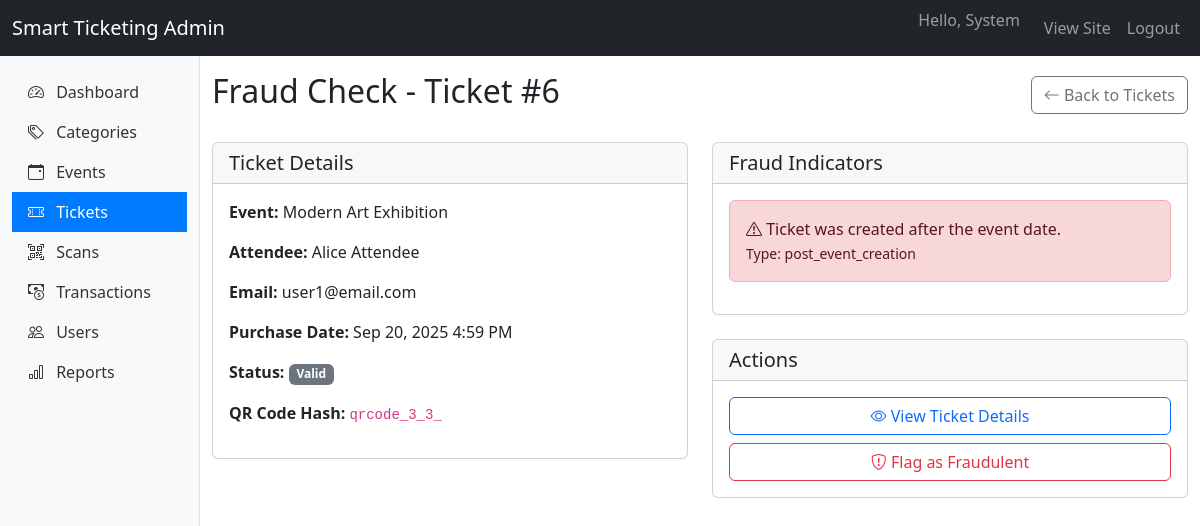
Page /admin/tickets/check/6 (signed in) on the committed database.
### tables this page shows
CREATE TABLE `tickets` (
  `id` int(11) NOT NULL,
  `event_id` int(11) NOT NULL,
  `user_id` int(11) NOT NULL,
  `transaction_id` int(11) DEFAULT NULL,
  `qr_code_hash` varchar(255) NOT NULL,
  `is_scanned` tinyint(1) DEFAULT 0,
  `created_at` timestamp NOT NULL DEFAULT current_timestamp()
);

CREATE TABLE `events` (
  `id` int(11) NOT NULL,
  `organizer_id` int(11) NOT NULL,
  `category_id` int(11) DEFAULT NULL,
  `title` varchar(255) NOT NULL,
  `description` text DEFAULT NULL,
  `venue` varchar(255) NOT NULL,
  `date_time` datetime NOT NULL,
  `event_image` varchar(255) DEFAULT NULL,
  `total_tickets` int(11) NOT NULL,
  `tickets_sold` int(11) DEFAULT 0,
  `price` decimal(10,2) DEFAULT 0.00,
  `status` enum('pending','approved','rejected') DEFAULT 'pending',
  `created_at` timestamp NOT NULL DEFAULT current_timestamp()
);

CREATE TABLE `users` (
  `id` int(11) NOT NULL,
  `username` varchar(50) NOT NULL,
  `email` varchar(100) NOT NULL,
  `password` varchar(255) NOT NULL,
  `role` enum('admin','organizer','attendee') DEFAULT 'attendee',
  `first_name` varchar(50) NOT NULL,
  `last_name` varchar(50) NOT NULL,
  `profile_picture` varchar(255) DEFAULT NULL,
  `created_at` timestamp NOT NULL DEFAULT current_timestamp(),
  `status` enum('active','suspended','pending') DEFAULT 'active'
);

### app/views/admin/tickets/fraud-check.php (the view)
<div class="d-flex justify-content-between align-items-center mb-4">
    <h2>Fraud Check - Ticket #<?= $ticket['id'] ?></h2>
    <a href="<?= BASE_URL ?>/admin/tickets" class="btn btn-outline-secondary">
        <i class="bi bi-arrow-left"></i> Back to Tickets
    </a>
</div>
<div class="row">
    <div class="col-md-6">
        <div class="card mb-4">
            <div class="card-header">
                <h5 class="mb-0">Ticket Details</h5>
            </div>
            <div class="card-body">
                <p><strong>Event:</strong> <?= htmlspecialchars($ticket['event_title']) ?></p>
                <p><strong>Attendee:</strong> <?= htmlspecialchars($ticket['first_name'] . ' ' . $ticket['last_name']) ?></p>
                <p><strong>Email:</strong> <?= htmlspecialchars($ticket['email']) ?></p>
                <p><strong>Purchase Date:</strong> <?= date('M j, Y g:i A', strtotime($ticket['created_at'])) ?></p>
                <p><strong>Status:</strong>
                    <span class="badge bg-<?= $ticket['is_scanned'] ? 'success' : 'secondary' ?>">
                        <?= $ticket['is_scanned'] ? 'Used' : 'Valid' ?>
                    </span>
                </p>
                <p><strong>QR Code Hash:</strong> <code><?= $ticket['qr_code_hash'] ?></code></p>
            </div>
        </div>
    </div>
    <div class="col-md-6">
        <div class="card mb-4">
            <div class="card-header">
                <h5 class="mb-0">Fraud Indicators</h5>
            </div>
            <div class="card-body">
                <?php if (empty($fraudIndicators)): ?>
                    <div class="alert alert-success">
                        <i class="bi bi-check-circle"></i> No fraud indicators detected.
                    </div>
                <?php else: ?>
                    <?php foreach ($fraudIndicators as $indicator): ?>
                        <div class="alert alert-<?= $indicator['severity'] === 'high' ? 'danger' : 'warning' ?>">
                            <i class="bi bi-exclamation-triangle"></i>
                            <?= $indicator['message'] ?>
                            <br>
                            <small>Type: <?= $indicator['type'] ?></small>
                        </div>
                    <?php endforeach; ?>
                <?php endif; ?>
            </div>
        </div>
        <div class="card">
            <div class="card-header">
                <h5 class="mb-0">Actions</h5>
            </div>
            <div class="card-body">
                <div class="d-grid gap-2">
                    <a href="<?= BASE_URL ?>/admin/tickets/view/<?= $ticket['id'] ?>" class="btn btn-outline-primary">
                        <i class="bi bi-eye"></i> View Ticket Details
                    </a>
                    <?php if (!empty($fraudIndicators)): ?>
                        <button class="btn btn-outline-danger">
                            <i class="bi bi-shield-exclamation"></i> Flag as Fraudulent
                        </button>
                    <?php endif; ?>
                </div>
            </div>
        </div>
    </div>
</div>

### app/core/Router.php (shortened to what the rows shown need)
<?php
class Router {
    protected $routes = [
        'GET' => [],
        'POST' => []
    ];
    public function get($path, $controller)
    {
        $this->routes['GET'][$path] = $controller;
    }
    public function post($path, $controller)
    {
        $this->routes['POST'][$path] = $controller;
    }
    public function dispatch($url)
    {
        $method = $_SERVER['REQUEST_METHOD'];
        $url = trim($url, '/');
        foreach ($this->routes[$method] as $route => $controllerAction) {
            $pattern = $this->convertToRegex($route);
            if (preg_match($pattern, $url, $matches)) {
                $params = array_filter($matches, 'is_string', ARRAY_FILTER_USE_KEY);
                $this->callController($controllerAction, $params);
                return;
            }
        }
    }
    protected function convertToRegex($route) {
        $pattern = preg_replace('/\//', '\\/', $route);
        $pattern = preg_replace('/\{([a-zA-Z_][a-zA-Z0-9_]*)\}/', '(?P<$1>[^\/]+)', $pattern);
        return '/^' . $pattern . '$/i';
    }
    protected function callController($controller, $params = []) {
        [$class, $method] = explode('@', $controller);
        $class = "app\\controllers\\" . $class;
        if (class_exists($class)) {
            $controllerInstance = new $class();
            if (method_exists($controllerInstance, $method)) {
                $reflection = new \ReflectionMethod($controllerInstance, $method);
                $orderedParams = [];
                foreach ($reflection->getParameters() as $param) {
                    $paramName = $param->getName();
                    $orderedParams[] = $params[$paramName] ?? null;
                }
                call_user_func_array([$controllerInstance, $method], $orderedParams);
            } else {
                die("Method $method not found in $class");
            }
        } else {
            die("Controller $class not found");
        }
    }
}

### rows in the picture
tickets: id "6", event.title "Modern Art Exhibition", user.last_name "Alice Attendee", user.email "user1@email.com", created_at "Sep 20, 2025 4:59 PM", qr_code_hash "qrcode_3_3_"

### other values in the picture
$indicator['message'] "Ticket was created after the event date."
$indicator['type'] "post_event_creation"
